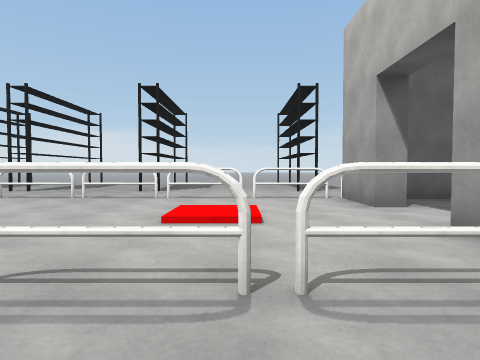
[1] (above)

23 first-person views from a walk through a scene from a Unity 3-D project. The camera is 1.2 m above the floor, tilts 2° down and sees 75° across. The floor is counted in squares, 2 m on a side. Each view is taken from the middle of a square. On the plan, view 1 faces up. The plan holds only what a view shows up to about 9 squares ahead; the rest is blank. The place goes on beyond the plan. The player character is not drawn. Door leaves are left out, so doorways stand open. Surface patterns are stand-ins for the level's own textures.

[2]
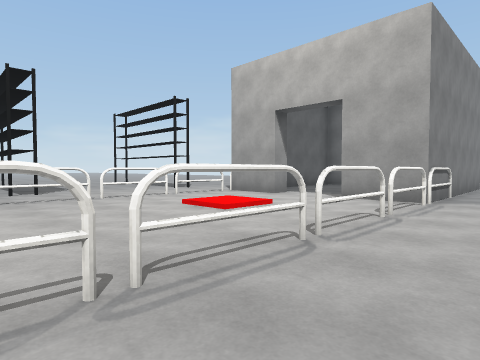

[3]
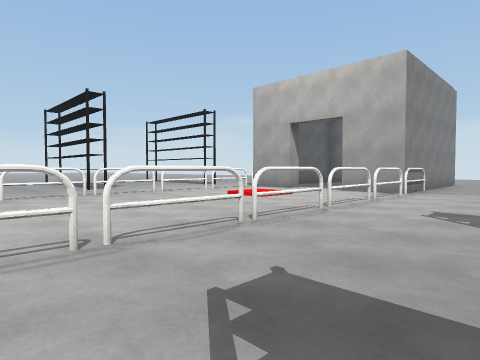

[4]
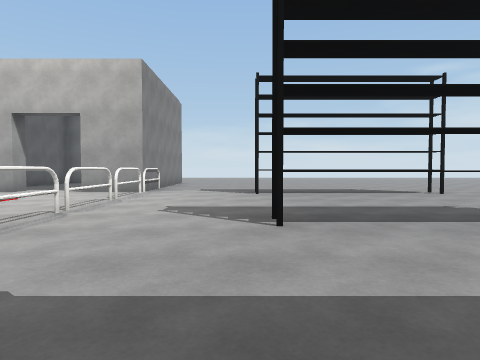

[5]
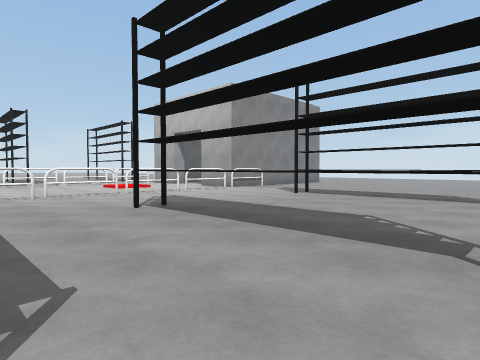

[6]
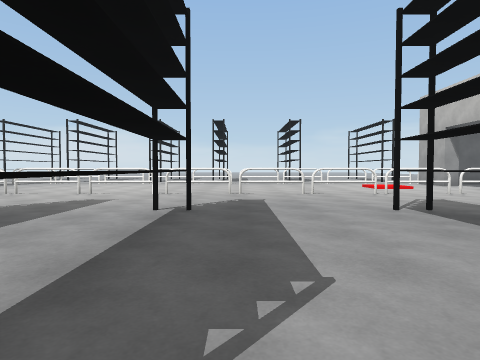

[7]
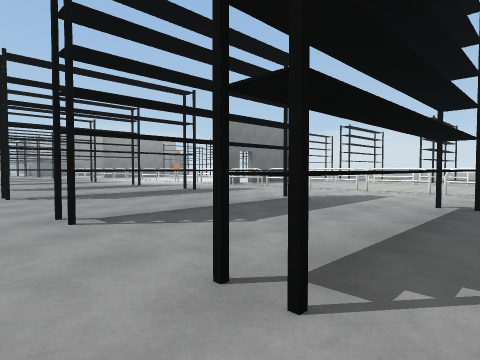

[8]
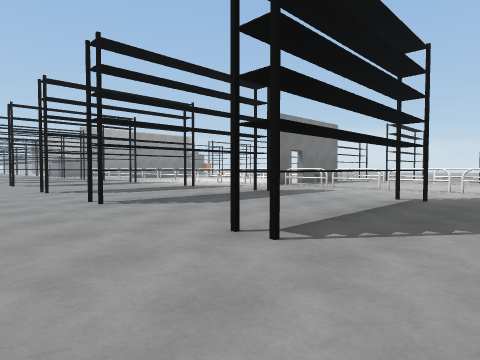

[9]
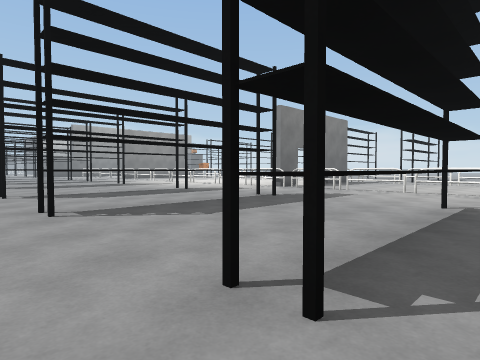

[10]
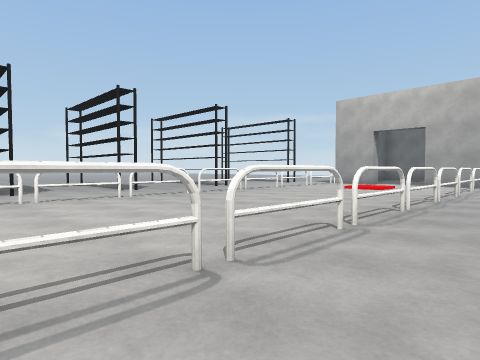

[11]
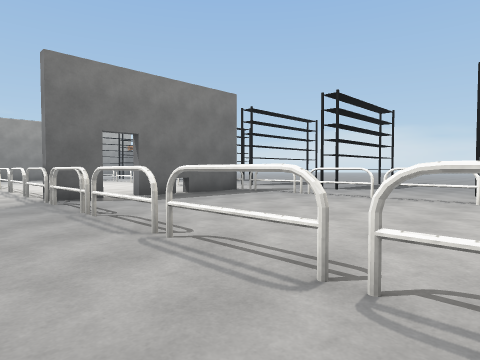

[12]
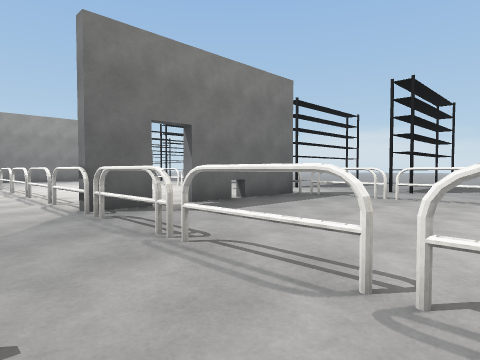

[13]
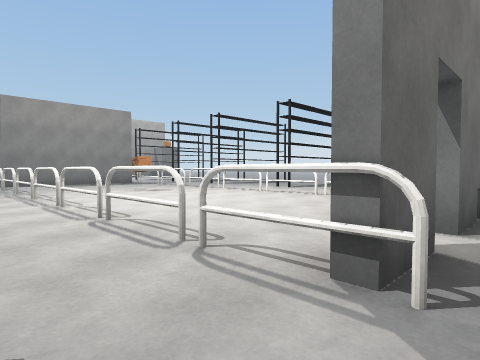

[14]
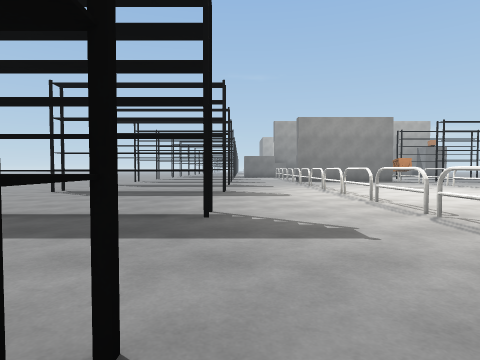

[15]
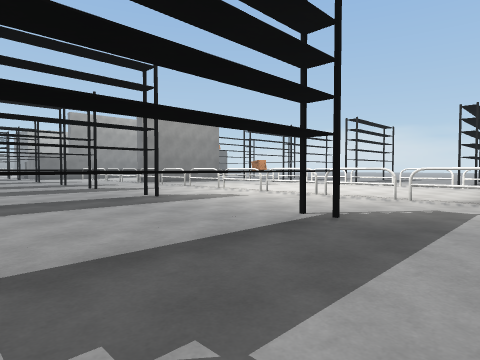

[16]
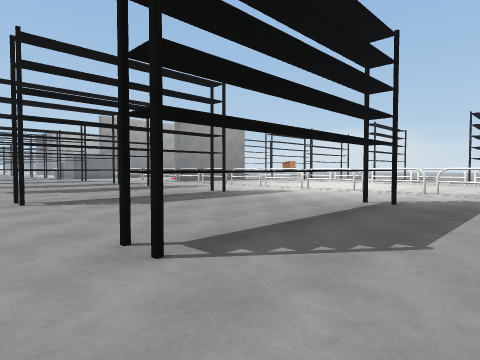

[17]
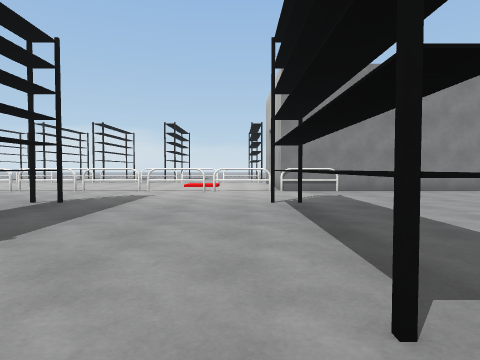

[18]
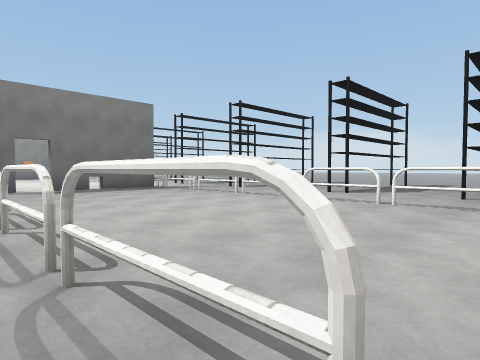

[19]
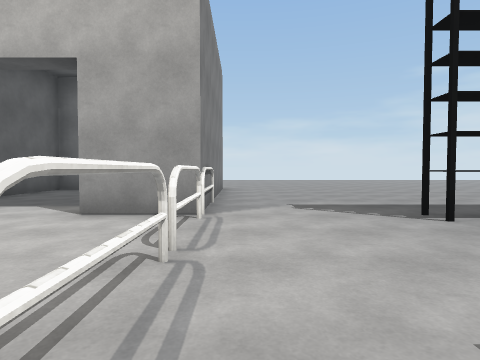

[20]
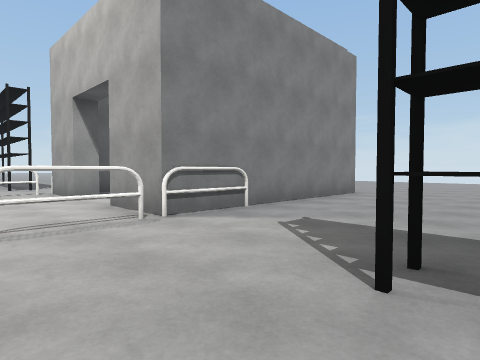

[21]
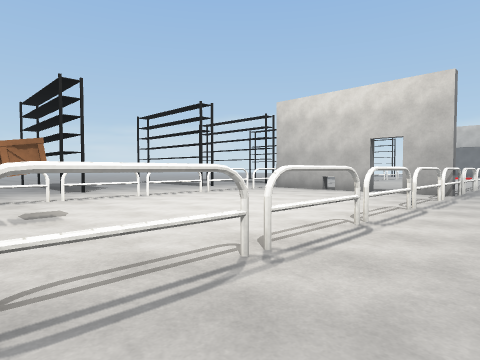

[22]
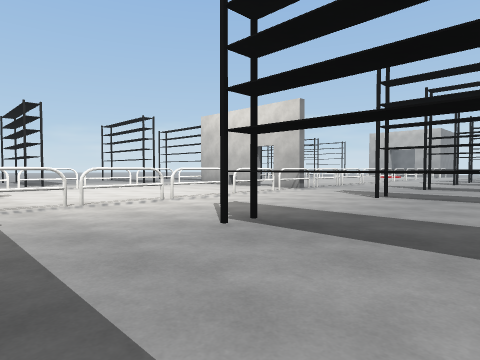

[23]
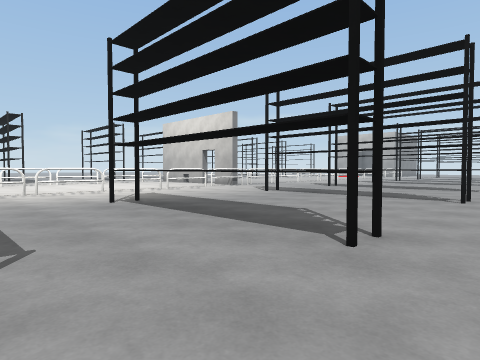

### Floor plan
Key: @ floor where view 1 was taken; # wall or solid block; x gap in a wall; . main floor; : floor 0.25 m higher than the main floor; D open door; F fence; T thing the floor can be seen under or through; O other object.
Columns run from 23 left of view 1 to 7 right of it. Each row starts with its distance up from view 1.
 11                ..
 10  ..        ... ..
  9  ..#.     #...#..#...#...#.
  8  .....  ...................
  7  ...... OF................O
  6  FFFF.O.#.FFFFFF.F.FFFF.F######
  5  .......#................D#...
  4  O......#..............:.D..
  3  .......x................D
  2 OFFFF.F.FFFFFFFF.F.FFFF.F######
  1 ..........................F....
  0 .......................@.......
 -1 ...............................
 -2 ...T...T..T...T..#...T...T.....
 -3 ...T...T..T...T..#...T...T.....
 -4 ...T...T..T...T..#...T...T.....
 -5 ...T...T..T...T..#...T...T.....
 -6 ...T...T..T...T......T...T.
 -7 ...................     ...
 -8             .....

Positions as (right, up) in squares from view 1, and headings:
1: (0, 0), facing up
2: (-4, 0), facing up-right
3: (-6, -1), facing up-right
4: (-6, -1), facing right
5: (-5, -6), facing up-right
6: (-5, -6), facing up
7: (-5, -7), facing up-left
8: (-7, -8), facing up-left
9: (-8, -7), facing up-left
10: (-10, 0), facing up-right
11: (-8, 0), facing up-left
12: (-10, 0), facing up-left
13: (-14, 0), facing up-left
14: (-12, -1), facing left
15: (-14, -5), facing up-left
16: (-14, -7), facing up-left
17: (1, -7), facing up
18: (-5, 1), facing up-left
19: (-2, 1), facing right
20: (0, -2), facing up-right
21: (-23, 0), facing up-right
22: (-23, -4), facing up-right
23: (-23, -7), facing up-right
